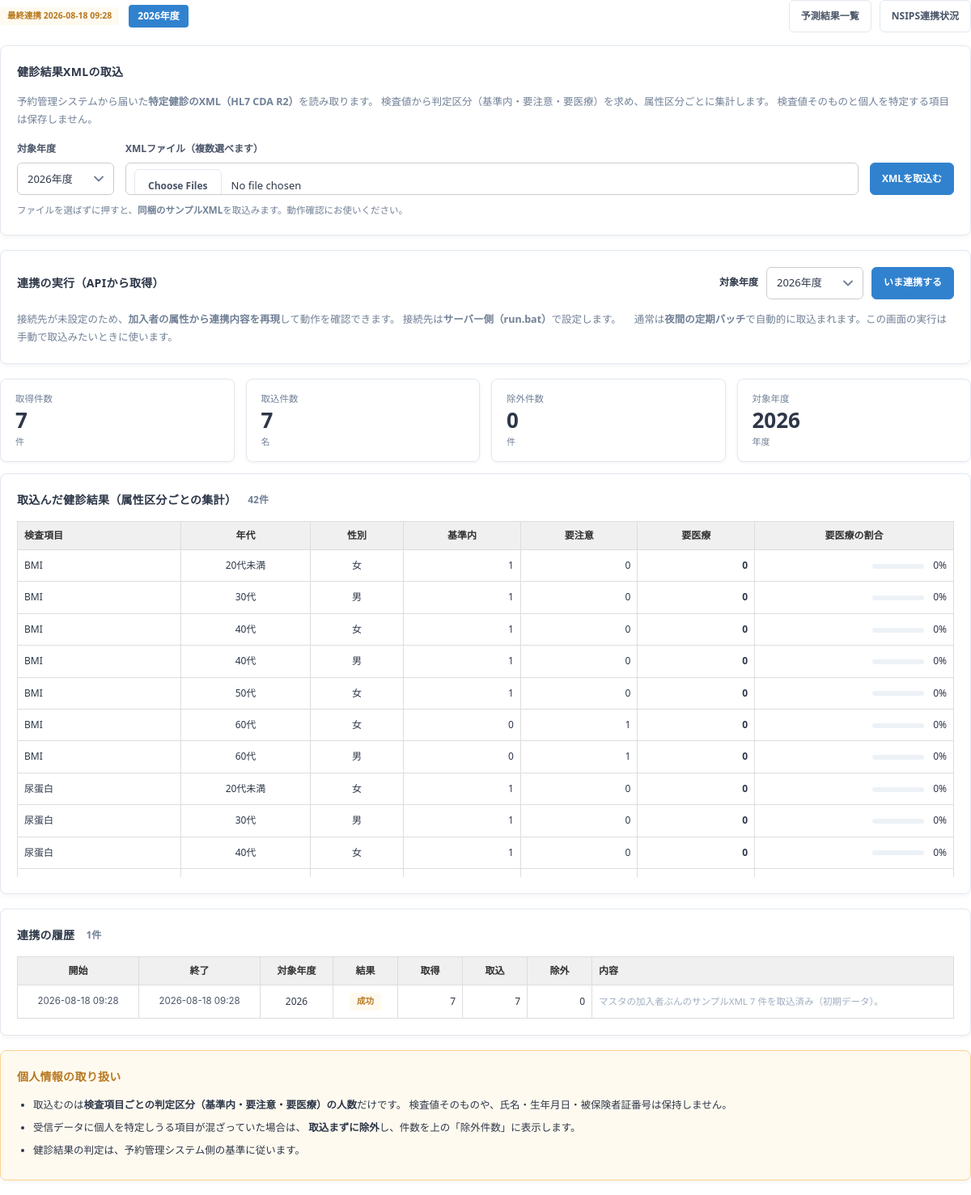
Screenshot of /risk/kenshin (signed in) with the database file from the repository.
### tables this page shows
CREATE TABLE kenshin_sync (
  id          INTEGER PRIMARY KEY AUTOINCREMENT,
  kenpo_id    INTEGER NOT NULL REFERENCES kenpo(id),
  started_at  TEXT NOT NULL DEFAULT (datetime('now','localtime')),
  finished_at TEXT,
  status      TEXT NOT NULL DEFAULT 'running',  -- running / ok / error
  fiscal_year TEXT,                             -- 対象年度
  fetched     INTEGER NOT NULL DEFAULT 0,
  imported    INTEGER NOT NULL DEFAULT 0,
  excluded    INTEGER NOT NULL DEFAULT 0,       -- 個人識別項目を検知して除外した件数
  message     TEXT,
  actor       TEXT
);

CREATE TABLE kenshin_record (
  id        INTEGER PRIMARY KEY AUTOINCREMENT,
  sync_id   INTEGER NOT NULL REFERENCES kenshin_sync(id),
  kenpo_id  INTEGER NOT NULL REFERENCES kenpo(id),
  age_band  TEXT NOT NULL,
  sex       TEXT NOT NULL,
  item      TEXT NOT NULL,          -- 血圧 / 血糖 / 脂質 / 肝機能 / BMI / 尿蛋白
  normal    INTEGER NOT NULL DEFAULT 0,   -- 基準内
  caution   INTEGER NOT NULL DEFAULT 0,   -- 要注意
  medical   INTEGER NOT NULL DEFAULT 0    -- 要医療
);

### app.py (the view)
@app.route("/risk/kenshin")
@login_required
def risk_kenshin():
    db, acc = get_db(), current_account()
    kid = risk_kenpo_id(acc)
    syncs = db.execute("SELECT * FROM kenshin_sync WHERE kenpo_id=?"
                       " ORDER BY id DESC LIMIT 50", (kid,)).fetchall()
    latest = syncs[0] if syncs else None
    recs = []
    if latest and latest["status"] == "ok":
        recs = db.execute("SELECT * FROM kenshin_record WHERE sync_id=?"
                          " ORDER BY item, age_band, sex", (latest["id"],)).fetchall()
    return render_template("risk_kenshin.html", syncs=syncs, latest=latest, recs=recs,
                           endpoint=risk_setting("kenshin_endpoint"),
                           years=[str(y) for y in range(datetime.now().year,
                                                        datetime.now().year - 3, -1)])

### app.py (called while the page is built, shortened)
def get_db():
    if "db" not in g:
        g.db = sqlite3.connect(DB_PATH)
        g.db.row_factory = sqlite3.Row
        g.db.execute("PRAGMA foreign_keys = ON")
    return g.db

def real_account():
    aid = session.get("account_id")
    if not aid:
        return None
    if "real_acc" not in g:
        g.real_acc = get_db().execute(
            "SELECT * FROM account WHERE id=? AND status='active'", (aid,)).fetchone()
    return g.real_acc

def support_kenpo():
    kid = session.get("support_kenpo_id")
    if not kid:
        return None

def current_account():
    me = real_account()
    if not me:
        return None
    if "acc" not in g:
        kenpo = support_kenpo()
        if kenpo:
            acc = dict(me)
            acc.update(role="kenpo_user", view_scope="kenpo_all", kenpo_id=kenpo["id"],
                       company_id=None, is_primary=0, can_download=me["can_download"],
                       name=f"{me['name']}（サポート）", support=True,
                       support_kenpo=kenpo["name"])
            g.acc = acc
        else:
            g.acc = me
    return g.acc

def sub_role(acc):
    if not acc:
        return ""
    try:
        v = acc["sub_role"]
    except (KeyError, IndexError):
        return ""
    return (v or "") if v in SUB_ROLE_LABELS else ""

def is_doctor(acc=None):
    return sub_role(acc if acc is not None else current_account()) == "doctor"

def role_key(acc=None):
    acc = acc if acc is not None else current_account()
    if not acc:
        return ""
    s = sub_role(acc)
    return acc["role"] + ("/" + s if s else "")

def feature_overrides():
    if "features" not in g:
        try:
            g.features = {(r["role_key"], r["feature"]): bool(r["allowed"])
                          for r in get_db().execute(
                              "SELECT role_key, feature, allowed FROM role_feature")}
        except sqlite3.Error:
            g.features = {}
    return g.features

def feature_allowed(key, acc=None):
    acc = acc if acc is not None else current_account()
    if not acc:
        return False
    rk = role_key(acc)
    if key in FIXED_FEATURES:
        return rk == FIXED_FEATURE_ROLE
    if rk == ALL_FEATURE_ROLE:
        return True
    ov = feature_overrides().get((rk, key))
    if ov is not None:
        return ov
    return key in FEATURE_DEFAULTS.get(rk, set())

@app.before_request
def ip_allowlist():
    if not ALLOW_IPS or request.endpoint == "static":
        return None

### templates/risk_kenshin.html (shortened to what this page needs)
{% extends LAYOUT %}{% block body %}
<div class="link-bar">
  <div class="link-bar-info">
    {% if latest %}
    <span class="st {{ 'st-invited' if latest.status == 'ok' else 'st-disabled' }}">
      最終連携 {{ (latest.finished_at or latest.started_at)[:16] }}</span>
    <span class="dest-now ok">{{ latest.fiscal_year }}年度</span>
    {% else %}
    <span class="st st-disabled">まだ連携していません</span>
    {% endif %}
  </div>
  <div class="actions">
    <a class="btn-sm" href="{{ url_for('risk_list') }}" style="text-decoration:none">予測結果一覧</a>
    <a class="btn-sm" href="{{ url_for('risk_nsips') }}" style="text-decoration:none">NSIPS連携状況</a>
  </div>
</div>
<div class="block">
  <div class="blk-head">
    <div class="blk-head-left"><h2>健診結果XMLの取込</h2></div>
  </div>
  <p class="note" style="margin-bottom:14px">
    予約管理システムから届いた<b>特定健診のXML（HL7 CDA R2）</b>を読み取ります。
    検査値から判定区分（基準内・要注意・要医療）を求め、属性区分ごとに集計します。
    検査値そのものと個人を特定する項目は保存しません。</p>
  <form method="post" action="{{ url_for('risk_kenshin_xml') }}"
        enctype="multipart/form-data" class="search-row" style="margin:0">
    <div class="search-group"><label for="fy2">対象年度</label>
      <select id="fy2" name="fiscal_year" style="width:120px">
        {% for y in years %}<option value="{{ y }}">{{ y }}年度</option>{% endfor %}
      </select></div>
    <div class="search-group" style="flex:1;min-width:280px">
      <label for="files">XMLファイル（複数選べます）</label>
      <input type="file" id="files" name="files" accept=".xml" multiple style="width:100%"></div>
    <button class="btn-sm primary">XMLを取込む</button>
  </form>
  <p class="fld-help" style="margin-top:10px">
    ファイルを選ばずに押すと、<b>同梱のサンプルXML</b>を取込みます。動作確認にお使いください。</p>
</div>
<div class="block">
  <div class="blk-head">
    <div class="blk-head-left"><h2>連携の実行（APIから取得）</h2></div>
    <div class="actions">
      <form method="post" action="{{ url_for('risk_kenshin_sync') }}"
            style="display:flex;gap:10px;align-items:center;margin:0">
        <label class="fld-label" style="margin:0">対象年度</label>
        <select name="fiscal_year" class="w-s" style="width:120px">
          {% for y in years %}<option value="{{ y }}">{{ y }}年度</option>{% endfor %}
        </select>
        <button class="btn-sm primary">いま連携する</button>
      </form>
    </div>
  </div>
  <p class="note" style="margin:0">
    {% if endpoint %}接続先：<b>{{ endpoint }}</b>
    {% else %}接続先が未設定のため、<b>加入者の属性から連携内容を再現</b>して動作を確認できます。
    接続先は<b>サーバー側（run.bat）</b>で設定します。{% endif %}
    　通常は<b>夜間の定期バッチ</b>で自動的に取込まれます。この画面の実行は手動で取込みたいときに使います。
  </p>
</div>
{% if latest and latest.status == 'ok' %}
<div class="rk-row">
  <div class="rk-box"><span class="rk-label">取得件数</span>
    <span class="rk-value">{{ '{:,}'.format(latest.fetched) }}</span><span class="rk-unit">件</span></div>
  <div class="rk-box"><span class="rk-label">取込件数</span>
    <span class="rk-value">{{ '{:,}'.format(latest.imported) }}</span><span class="rk-unit">名</span></div>
  <div class="rk-box"><span class="rk-label">除外件数</span>
    <span class="rk-value {{ 'risk-高' if latest.excluded else '' }}">{{ latest.excluded }}</span>
    <span class="rk-unit">件</span></div>
  <div class="rk-box"><span class="rk-label">対象年度</span>
    <span class="rk-value">{{ latest.fiscal_year }}</span><span class="rk-unit">年度</span></div>
</div>
<div class="block">
  <div class="blk-head">
    <div class="blk-head-left">
      <h2>取込んだ健診結果（属性区分ごとの集計）</h2>
      <span class="count">{{ recs|length }}件</span>
    </div>
  </div>
  {% if recs %}
  <div class="table-scroll" style="max-height:440px;overflow-y:auto">
  <table class="result-table" style="table-layout:auto">
    <thead><tr>
      <th class="tl" style="width:140px">検査項目</th>
      <th style="width:110px">年代</th>
      <th style="width:80px">性別</th>
      <th style="width:100px">基準内</th>
      <th style="width:100px">要注意</th>
      <th style="width:100px">要医療</th>
      <th style="width:170px">要医療の割合</th>
    </tr></thead>
    <tbody>
    {% for r in recs %}
    {% set total = r.normal + r.caution + r.medical %}
    <tr class="ls-row">
      <td class="tl">{{ r.item }}</td>
      <td>{{ r.age_band }}</td>
      <td>{{ r.sex }}</td>
      <td class="num">{{ r.normal }}</td>
      <td class="num">{{ r.caution }}</td>
      <td class="num"><b>{{ r.medical }}</b></td>
      <td class="num">
        {% set pct = (r.medical / total * 100) if total else 0 %}
        <span class="score-bar"><span class="score-fill" style="width:{{ pct }}%"></span></span>
        {{ '%.0f'|format(pct) }}%</td>
    </tr>
    {% endfor %}
    </tbody>
  </table>
  </div>
  {% else %}<div class="empty-box">取込んだ結果がありません。</div>{% endif %}
</div>
{% endif %}
<div class="block">
  <div class="blk-head">
    <div class="blk-head-left"><h2>連携の履歴</h2><span class="count">{{ syncs|length }}件</span></div>
  </div>
  {% if syncs %}
  <div class="table-scroll" style="max-height:300px;overflow-y:auto">
  <table class="result-table" style="table-layout:auto">
    <thead><tr>
      <th style="width:150px">開始</th>
      <th style="width:150px">終了</th>
      <th style="width:90px">対象年度</th>
      <th style="width:80px">結果</th>
      <th style="width:80px">取得</th>
      <th style="width:80px">取込</th>
      <th style="width:80px">除外</th>
      <th class="tl">内容</th>
    </tr></thead>
    <tbody>
    {% for r in syncs %}
    <tr class="ls-row">
      <td class="code">{{ r.started_at[:16] }}</td>
      <td class="code">{{ (r.finished_at or '—')[:16] }}</td>
      <td>{{ r.fiscal_year }}</td>
      <td><span class="st {{ 'st-invited' if r.status == 'ok' else 'st-disabled' }}">
        {{ '成功' if r.status == 'ok' else ('実行中' if r.status == 'running' else 'エラー') }}</span></td>
      <td class="num">{{ r.fetched }}</td>
      <td class="num">{{ r.imported }}</td>
      <td class="num">{{ r.excluded }}</td>
      <td class="tl"><span class="hint">{{ r.message or '' }}</span></td>
    </tr>
    {% endfor %}
    </tbody>
  </table>
  </div>
  {% else %}<div class="empty-box">まだ連携していません。</div>{% endif %}
</div>
<div class="block note-card">
  <h2>個人情報の取り扱い</h2>
  <ul class="note-list">
    <li>取込むのは<b>検査項目ごとの判定区分（基準内・要注意・要医療）の人数</b>だけです。
      検査値そのものや、氏名・生年月日・被保険者証番号は保持しません。</li>
    <li>受信データに個人を特定しうる項目が混ざっていた場合は、
      <b>取込まずに除外</b>し、件数を上の「除外件数」に表示します。</li>
    <li>健診結果の判定は、予約管理システム側の基準に従います。</li>
  </ul>
</div>
{% endblock %}

### templates/frag_base.html (style rules this page uses)
body { margin:0;background:transparent }

### rows the page displays
kenshin_sync: finished_at "2026-08-18 09:28", fiscal_year "2026", fetched "7", imported "7", excluded "0", started_at "2026-08-18 09:28", status "成功", message "マスタの加入者ぶんのサンプルXML 7 件を取込済み（初期データ）。"
kenshin_record: item "BMI", age_band "20代未満", sex "女", normal "1", caution "0", medical "0", pct "0"
kenshin_record: item "BMI", age_band "30代", sex "男", normal "1", caution "0", medical "0", pct "0"
kenshin_record: item "BMI", age_band "40代", sex "女", normal "1", caution "0", medical "0", pct "0"
kenshin_record: item "BMI", age_band "40代", sex "男", normal "1", caution "0", medical "0", pct "0"
kenshin_record: item "BMI", age_band "50代", sex "女", normal "1", caution "0", medical "0", pct "0"
kenshin_record: item "BMI", age_band "60代", sex "女", normal "0", caution "1", medical "0", pct "0"
kenshin_record: item "BMI", age_band "60代", sex "男", normal "0", caution "1", medical "0", pct "0"
kenshin_record: item "尿蛋白", age_band "20代未満", sex "女", normal "1", caution "0", medical "0", pct "0"
kenshin_record: item "尿蛋白", age_band "30代", sex "男", normal "1", caution "0", medical "0", pct "0"
kenshin_record: item "尿蛋白", age_band "40代", sex "女", normal "1", caution "0", medical "0", pct "0"

### other values shown
{{ recs|length }} "42"
{{ syncs|length }} "1"
form field fiscal_year "2026年度"
